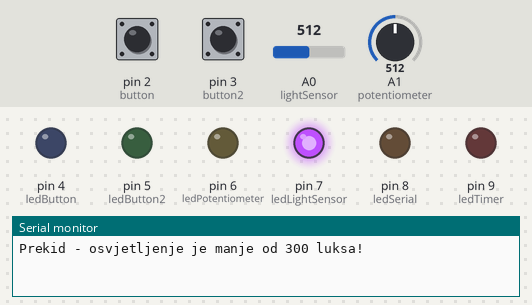
The sketch below on a simulated Arduino Uno, built with avr-gcc and run on an emulated ATmega328P. On the bench: output pins drawn as LEDs (lit = HIGH), the last lines printed to the serial monitor. The inputs (shaded band) are chosen by the test bench; at power-on: A1 (potentiometer) = 512, pin 2 (button) HIGH, pin 3 (button2) HIGH, A0 (lightSensor) = 512.

Above: at 1.3 s.
1.4 s: A1 (potentiometer) set to 519
At 3.3 s:
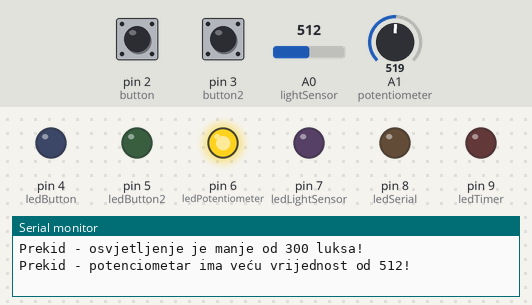
4.4 s: pin 2 (button) pulled LOW for 0.15 s
At 6.4 s:
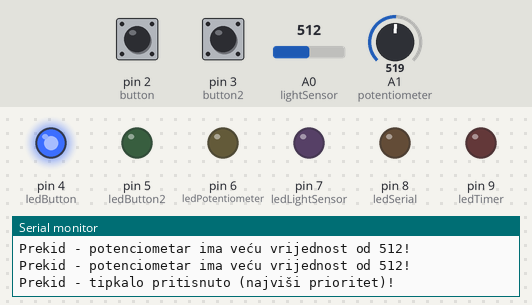
7.5 s: pin 3 (button2) pulled LOW for 0.15 s
At 9.2 s:
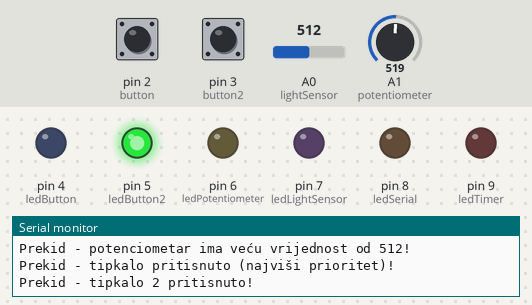
10.6 s: pin 3 (button2) pulled LOW for 1 s
At 14.5 s:
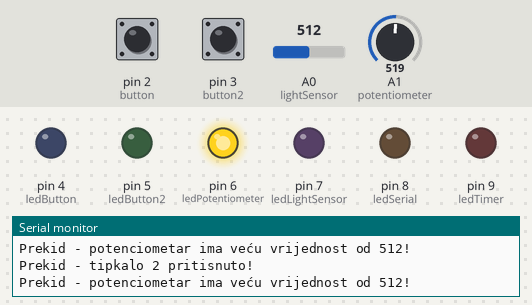
14.6 s: pin 3 (button2) pulled LOW for 3.2 s
At 16.6 s:
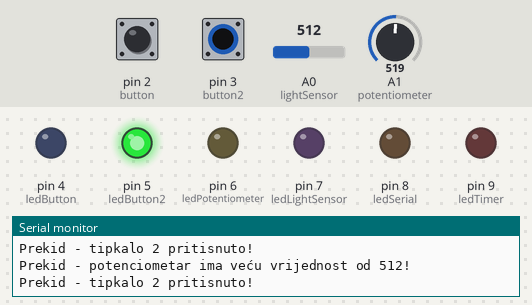
Timing chart, 0 to 19.6 s (numbered marks = the images above; inputs shaded):
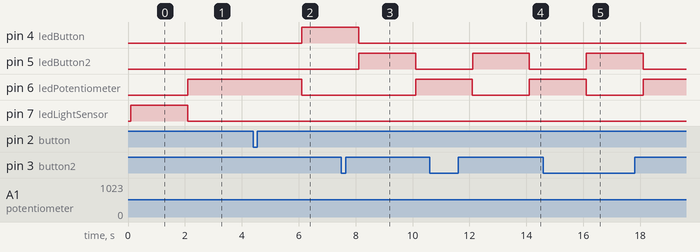

Measured:
- the behaviour switches between 512 and 513 on A1 (potentiometer) (found by bisection; images 0 and 1)
- after the input at 1.4 s, pin 6 (ledPotentiometer): LOW → HIGH after 0.70 s; pin 7 (ledLightSensor): HIGH → LOW after 0.70 s
- after the input at 4.4 s, pin 4 (ledButton): LOW → HIGH after 1.7 s; pin 6 (ledPotentiometer): HIGH → LOW after 1.7 s
- after the input at 7.5 s, pin 5 (ledButton2): LOW → HIGH after 0.61 s, → LOW 2.0 s later; pin 6 (ledPotentiometer): LOW → HIGH after 2.6 s instead of 0.61 s
- after the input at 10.6 s, pin 5 (ledButton2): LOW → HIGH after 1.5 s, → LOW 2.0 s later; pin 6 (ledPotentiometer): HIGH → LOW after 1.5 s, → HIGH 2.0 s later
- after the input at 14.6 s, pin 5 (ledButton2): LOW → HIGH after 1.5 s, → LOW 2.0 s later; pin 6 (ledPotentiometer): HIGH → LOW after 1.5 s, → HIGH 2.0 s later

The sketch:

sketch.ino
```cpp
#include <TimerOne.h>

const int button = 2;
const int button2 = 3;
const int ledButton = 4;
const int ledButton2 = 5;
const int ledPotentiometer = 6;
const int ledLightSensor = 7;
const int ledSerial = 8;
const int ledTimer = 9;
const int lightSensor = A0;
const int potentiometer = A1;
const float GAMMA = 0.7;
const float RL10 = 50;

volatile bool timerFlag = false;
volatile bool serialFlag = false;
volatile bool lightSensorFlag = false;
volatile bool potentiometerFlag = false;
volatile bool buttonFlag = false;
volatile bool buttonFlag2 = false;

unsigned long previousMillis = 0;
const unsigned long interval = 2000;

void isr_button() {
    buttonFlag = true;
}

void isr_button2() {
    buttonFlag2 = true;
}

void timerISR() {
    timerFlag = true;
}

void serialEvent() {
    while (Serial.available()) {
        Serial.read();
    }
    serialFlag = true;
}

void getPotValue() {
    int potValue = analogRead(potentiometer);
    if (potValue > 512) potentiometerFlag = true;
}

void getLight() {
    int analogValue = analogRead(A0);
    float voltage = analogValue / 1024. * 5;
    float resistance = 2000 * voltage / (1 - voltage / 5);
    float lux = pow(RL10 * 1e3 * pow(10, GAMMA) / resistance, (1 / GAMMA));
    if (lux < 300) lightSensorFlag = true;
}

void setup() {
    pinMode(button, INPUT_PULLUP);
    pinMode(button2, INPUT_PULLUP);
    pinMode(ledTimer, OUTPUT);
    pinMode(ledSerial, OUTPUT);
    pinMode(ledButton, OUTPUT);
    pinMode(ledButton2, OUTPUT);
    pinMode(ledLightSensor, OUTPUT);
    pinMode(ledPotentiometer, OUTPUT);
    pinMode(lightSensor, INPUT);
    pinMode(potentiometer, INPUT);
    Serial.begin(9600);
    delay(100);
    while (Serial.available()) {
        Serial.read();
    }

    attachInterrupt(digitalPinToInterrupt(button), isr_button, FALLING);
    attachInterrupt(digitalPinToInterrupt(button2), isr_button2, FALLING);
    Timer1.initialize(1000000);
    Timer1.attachInterrupt(timerISR);
}

void loop() {
    static unsigned long ledStartTime = 0;
    static int activeLed = -1;

    getPotValue();
    getLight();

    if (activeLed == -1) {
        if (buttonFlag) {
            Serial.println("Prekid - tipkalo pritisnuto (najviši prioritet)!");
            activeLed = ledButton;
            buttonFlag = false;
        } else if (buttonFlag2) {
            Serial.println("Prekid - tipkalo 2 pritisnuto!");
            activeLed = ledButton2;
            buttonFlag2 = false;
        } else if (potentiometerFlag) {
            Serial.println("Prekid - potenciometar ima veću vrijednost od 512!");
            activeLed = ledPotentiometer;
            potentiometerFlag = false;
        } else if (lightSensorFlag) {
            Serial.println("Prekid - osvjetljenje je manje od 300 luksa!");
            activeLed = ledLightSensor;
            lightSensorFlag = false;
        } else if (serialFlag) {
            Serial.println("Prekid - serijski ulaz!");
            activeLed = ledSerial;
            serialFlag = false;
        } else if (timerFlag) {
            Serial.println("Prekid - timer!");
            activeLed = ledTimer;
            timerFlag = false;
        }

        if (activeLed != -1) {
            digitalWrite(activeLed, HIGH);
            ledStartTime = millis();
        }
    }

    if (activeLed != -1 && millis() - ledStartTime >= interval) {
        digitalWrite(activeLed, LOW);
        activeLed = -1;
    }
}
```

Kod.cpp
```cpp
#include <TimerOne.h>

/** @file Kod.cpp
 *  @brief Glavni program za upravljanje višestrukim prekidima i njihovim prioritetima.
 *
 *  Program koristi prekide za detekciju pritiska tipki, promjene potenciometra,
 *  promjene osvjetljenja, serijske komunikacije i timer za upravljanje LED diodama.
 */

const int button = 2;          ///< Pin za prvo tipkalo
const int button2 = 3;         ///< Pin za drugo tipkalo
const int ledButton = 4;       ///< Pin za LED vezanu uz prvo tipkalo
const int ledButton2 = 5;      ///< Pin za LED vezanu uz drugo tipkalo
const int ledPotentiometer = 6;///< Pin za LED vezanu uz potenciometar
const int ledLightSensor = 7;  ///< Pin za LED vezanu uz senzor svjetlosti
const int ledSerial = 8;       ///< Pin za LED vezanu uz serijsku komunikaciju
const int ledTimer = 9;        ///< Pin za LED vezanu uz timer
const int lightSensor = A0;    ///< Analogni pin za senzor svjetlosti
const int potentiometer = A1;  ///< Analogni pin za potenciometar
const float GAMMA = 0.7;       ///< Gama vrijednost za izračun svjetlosti
const float RL10 = 50;         ///< Referentni otpor za izračun svjetlosti

/// Zastavice za prekide
volatile bool timerFlag = false;          ///< Zastavica za timer prekid
volatile bool serialFlag = false;        ///< Zastavica za serijski prekid
volatile bool lightSensorFlag = false;   ///< Zastavica za prekid senzora svjetlosti
volatile bool potentiometerFlag = false; ///< Zastavica za prekid potenciometra
volatile bool buttonFlag = false;        ///< Zastavica za prekid prvog tipkala
volatile bool buttonFlag2 = false;       ///< Zastavica za prekid drugog tipkala

unsigned long previousMillis = 0;        ///< Vrijeme zadnjeg ažuriranja
const unsigned long interval = 2000;     ///< Interval trajanja LED upaljene (2 sekunde)

/**
 * @brief Prekidna rutina za prvo tipkalo
 *
 * Postavlja zastavicu buttonFlag na true kada je tipkalo pritisnuto.
 */
void isr_button() {
    buttonFlag = true;
}

/**
 * @brief Prekidna rutina za drugo tipkalo
 *
 * Postavlja zastavicu buttonFlag2 na true kada je tipkalo pritisnuto.
 */
void isr_button2() {
    buttonFlag2 = true;
}

/**
 * @brief Prekidna rutina za timer
 *
 * Postavlja zastavicu timerFlag na true svake sekunde.
 */
void timerISR() {
    timerFlag = true;
}

/**
 * @brief Prekidna rutina za serijsku komunikaciju
 *
 * Postavlja zastavicu serialFlag na true kada se primi podatak preko serijske veze.
 */
void serialEvent() {
    while (Serial.available()) {
        Serial.read();
    }
    serialFlag = true;
}

/**
 * @brief Čitanje vrijednosti potenciometra
 *
 * Očitava vrijednost potenciometra i postavlja zastavicu ako je vrijednost veća od 512.
 */
void getPotValue() {
    int potValue = analogRead(potentiometer);
    if (potValue > 512) potentiometerFlag = true;
}

/**
 * @brief Mjerenje intenziteta svjetlosti
 *
 * Računa intenzitet svjetlosti u luksima i postavlja zastavicu ako je vrijednost manja od 300.
 */
void getLight() {
    int analogValue = analogRead(A0);
    float voltage = analogValue / 1024. * 5;
    float resistance = 2000 * voltage / (1 - voltage / 5);
    float lux = pow(RL10 * 1e3 * pow(10, GAMMA) / resistance, (1 / GAMMA));
    if (lux < 300) lightSensorFlag = true;
}

/**
 * @brief Inicijalizacija hardvera
 *
 * Postavlja pinove kao ulaze/izlaze, inicijalizira serijsku komunikaciju,
 * postavlja prekidne rutine za tipkala i timer.
 */
void setup() {
    pinMode(button, INPUT_PULLUP);
    pinMode(button2, INPUT_PULLUP);
    pinMode(ledTimer, OUTPUT);
    pinMode(ledSerial, OUTPUT);
    pinMode(ledButton, OUTPUT);
    pinMode(ledButton2, OUTPUT);
    pinMode(ledLightSensor, OUTPUT);
    pinMode(ledPotentiometer, OUTPUT);
    pinMode(lightSensor, INPUT);
    pinMode(potentiometer, INPUT);
    Serial.begin(9600);
    delay(100);
    while (Serial.available()) {
        Serial.read();
    }

    attachInterrupt(digitalPinToInterrupt(button), isr_button, FALLING);
    attachInterrupt(digitalPinToInterrupt(button2), isr_button2, FALLING);
    Timer1.initialize(1000000);
    Timer1.attachInterrupt(timerISR);
}

/**
 * @brief Glavna petlja programa
 *
 * Provjerava zastavice prekida i upravlja LED diodama prema prioritetu.
 * LED dioda ostaje upaljena 2 sekunde nakon aktivacije.
 */
void loop() {
    static unsigned long ledStartTime = 0; ///< Vrijeme kada je LED upaljena
    static int activeLed = -1;            ///< Trenutno aktivna LED (-1 znači nijedna)

    getPotValue();
    getLight();

    if (activeLed == -1) {
        if (buttonFlag) {
            Serial.println("Prekid - tipkalo pritisnuto (najviši prioritet)!");
            activeLed = ledButton;
            buttonFlag = false;
        } else if (buttonFlag2) {
            Serial.println("Prekid - tipkalo 2 pritisnuto!");
            activeLed = ledButton2;
            buttonFlag2 = false;
        } else if (potentiometerFlag) {
            Serial.println("Prekid - potenciometar ima veću vrijednost od 512!");
            activeLed = ledPotentiometer;
            potentiometerFlag = false;
        } else if (lightSensorFlag) {
            Serial.println("Prekid - osvjetljenje je manje od 300 luksa!");
            activeLed = ledLightSensor;
            lightSensorFlag = false;
        } else if (serialFlag) {
            Serial.println("Prekid - serijski ulaz!");
            activeLed = ledSerial;
            serialFlag = false;
        } else if (timerFlag) {
            Serial.println("Prekid - timer!");
            activeLed = ledTimer;
            timerFlag = false;
        }

        if (activeLed != -1) {
            digitalWrite(activeLed, HIGH);
            ledStartTime = millis();
        }
    }

    if (activeLed != -1 && millis() - ledStartTime >= interval) {
        digitalWrite(activeLed, LOW);
        activeLed = -1;
    }
}
```
